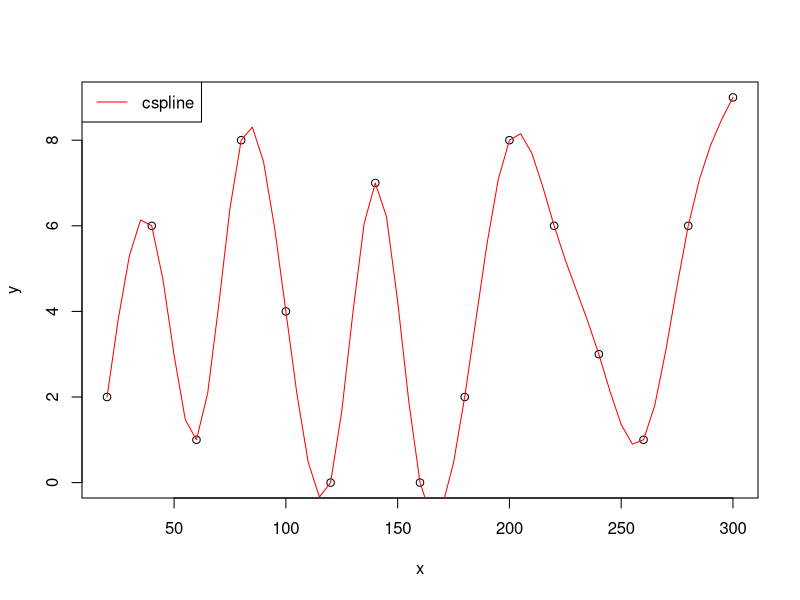

The R script that drew this image:
results = read.csv("f_interp.txt")
points = read.csv("f_points.txt")

y_range = range(0, points$y)

pdf(file="plots/cspline.pdf", height=5, width=10, bg="white")

plot(points$x, points$y, lty = 1, ylim = y_range, xlab = "x", ylab = "y", col="black")

# lines(results[results$alg=="polynomial",]$x, results[results$alg=="polynomial",]$y, lty = 1, col = "blue")
lines(results[results$alg=="cspline",]$x, results[results$alg=="cspline",]$y, lty = 1, col = "red")
# lines(results[results$alg=="akima",]$x, results[results$alg=="akima",]$y, lty = 1, col = "green")
# lines(results[results$alg=="lagrange",]$x, results[results$alg=="lagrange",]$y, lty = 1, col = "gray")
# lines(results[results$alg=="newton",]$x, results[results$alg=="newton",]$y, lty = 1, col = "orange")
legend("topleft", c("cspline"), col=c("red"), lty=1)
# legend("topleft", c("polynomial", "cspline", "akima", "lagrange", "newton"), col=c("blue","red", "green", "gray", "orange"),lty=1)
dev.off()
